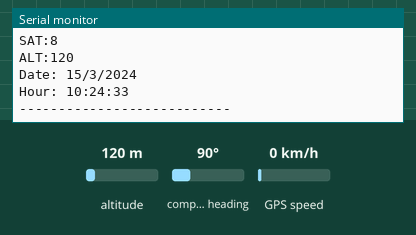
Recording of a sketch running on a simulated ESP32. Shown: the last lines printed to the serial monitor. Inputs (shaded band) come from the test bench; at power-on: altitude 120 m, GPS speed 0 km/h, compass heading 90°. The GPS gets a fix after 3 s at 37.7749, -122.4194 with 8 satellites.

Above: at 4.2 s.
4.3 s: altitude set to 20 m
At 5.6 s:
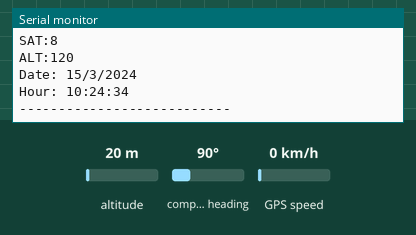
5.8 s: GPS speed set to 2 km/h
At 6.6 s:
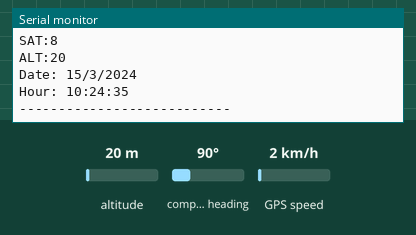
7.3 s: altitude set to 250 m
At 8.5 s:
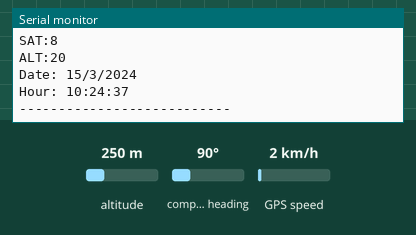
Timing chart, 0 to 10.3 s (numbered marks = the images above; inputs shaded):
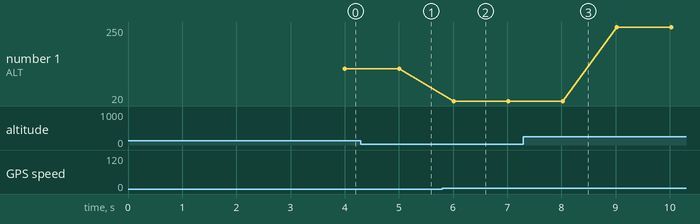

Measured:
- plotted number 1: 20 → 250 after the input at 7.3 s

The sketch:

sketch_jul16a.ino
```cpp
#include <TinyGPSPlus.h>
#define RXD2 16
#define TXD2 17
HardwareSerial neogps(1);
char   datoCmd = 0;

#define NMEA 0

// The TinyGPSPlus object
TinyGPSPlus gps;

void setup() {
  Serial.begin(115200);
  neogps.begin(9600, SERIAL_8N1, RXD2, TXD2);
  delay(3000);
}

void loop() {
  if (NMEA){
      while (neogps.available())
      {
      datoCmd  = (char)neogps.read();
      Serial.print (datoCmd );
      }
  }
  else{
    boolean newData = false;
    for (unsigned long start = millis(); millis() - start < 1000;)
    {
      while (neogps.available())
      {
        if (gps.encode(neogps.read()))
        {
          newData = true;
        }
      }
    }

    if(newData == true)
    {
      newData = false;
      Serial.println(gps.satellites.value());
      Visualizacion_Serial();
    }
    else
    {

    }

  }
}

void Visualizacion_Serial(void)
{

  if (gps.location.isValid() ==  1)
  {
    Serial.print("Lat: ");
    Serial.println(gps.location.lat(),6);
    Serial.print("Lng: ");
    Serial.println(gps.location.lng(),6);
    Serial.print("Speed: ");
    Serial.println(gps.speed.kmph());
    Serial.print("SAT:");
    Serial.println(gps.satellites.value());
    Serial.print("ALT:");
    Serial.println(gps.altitude.meters(), 0);

    Serial.print("Date: ");
    Serial.print(gps.date.day()); Serial.print("/");
    Serial.print(gps.date.month()); Serial.print("/");
    Serial.println(gps.date.year());

    Serial.print("Hour: ");
    Serial.print(gps.time.hour()); Serial.print(":");
    Serial.print(gps.time.minute()); Serial.print(":");
    Serial.println(gps.time.second());
    Serial.println("---------------------------");
  }
  else
  {
    Serial.println("Sin señal gps");
  }

}
```
